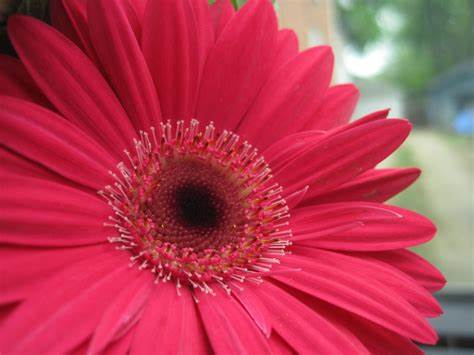
%> input picture 3.jpg, 474 x 355 px
$ octave a6.m   (GNU Octave 9; MATLAB toolbox functions it lacks are replaced by stand-ins)
%> lines starting %> are read from the running program, lines starting %| are printed output that depends on the picture
a1=imread('3.jpg');
%> a1 is the input picture: size 355x474x3 uint8; mean R, G, B 183.5, 60.9, 82.7
subplot(2,2,1);imshow(a1)
title('Input image');
a11= imresize(a1,[50,50]);
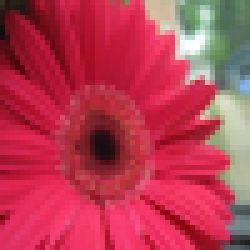
%> a11: size 50x50x3 uint8 (shown 5 times larger); mean R, G, B 183.5, 60.9, 82.6

I1= imresize(a11, [1400,2000],'nearest');
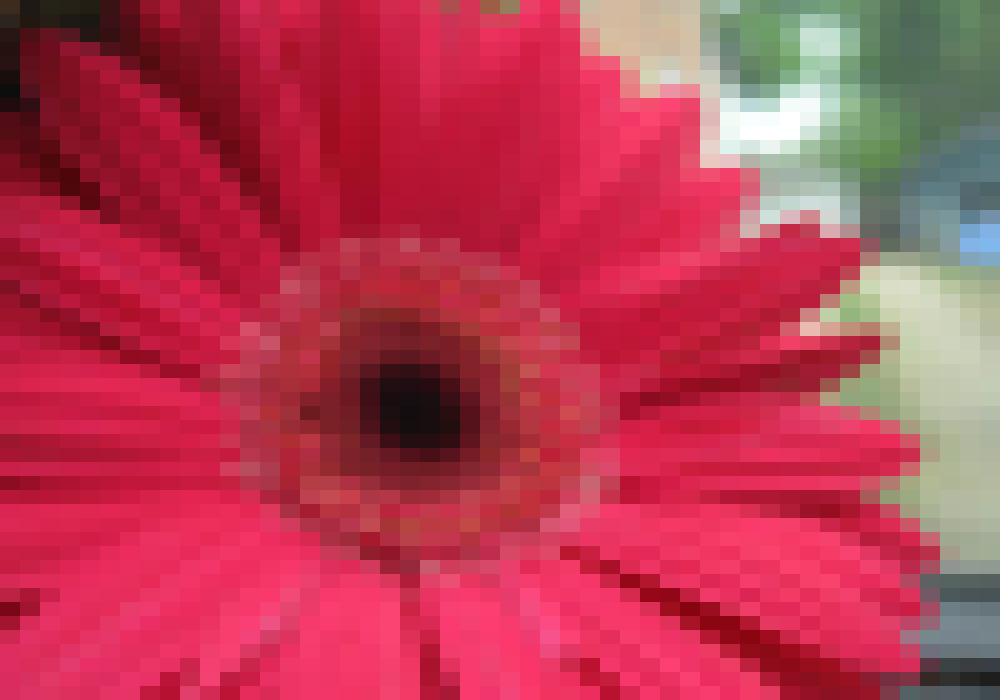
%> I1: size 1400x2000x3 uint8 (shown at 1/2 size); mean R, G, B 183.5, 60.9, 82.6
subplot(2,2,2);
imshow(I1)
title('Nearest Interpolation');
I2= imresize(a11, [1400,2000],'bilinear');
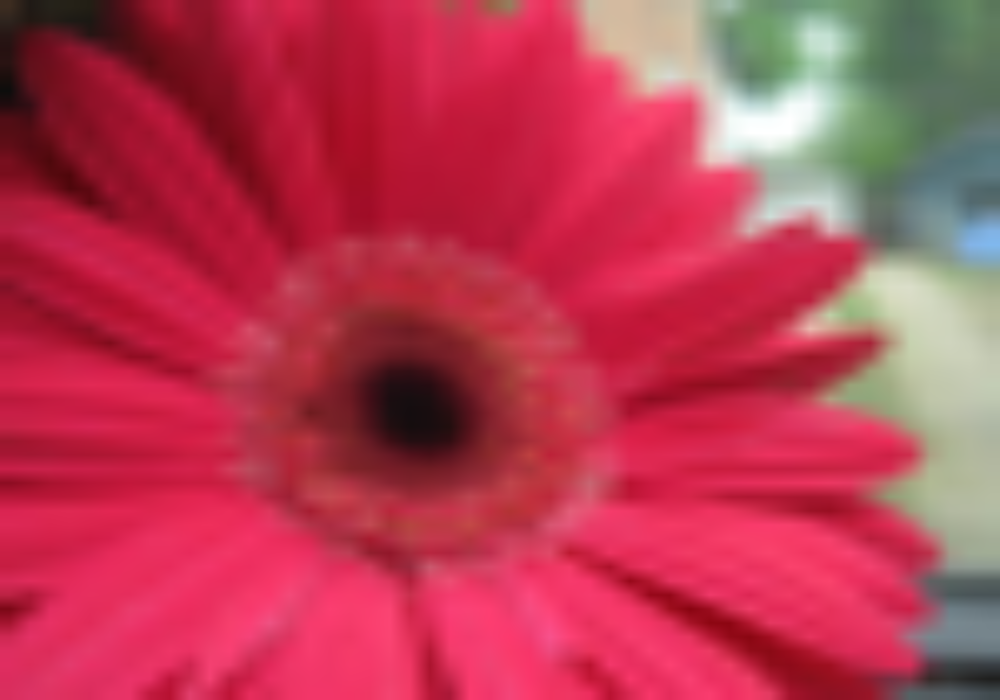
%> I2: size 1400x2000x3 uint8 (shown at 1/2 size); mean R, G, B 183.5, 60.9, 82.6; mean of the top-left, top-right, bottom-left and bottom-right quarters 80.1, 132.9, 104.5, 118.5
subplot(2,2,3);
imshow(I2)
title('Bi-Linear Interpolation');
I3= imresize(a11, [1400,2000],'bicubic');
subplot(2,2,4);
imshow(I3)
title('Bi-Cubic Interpolation');
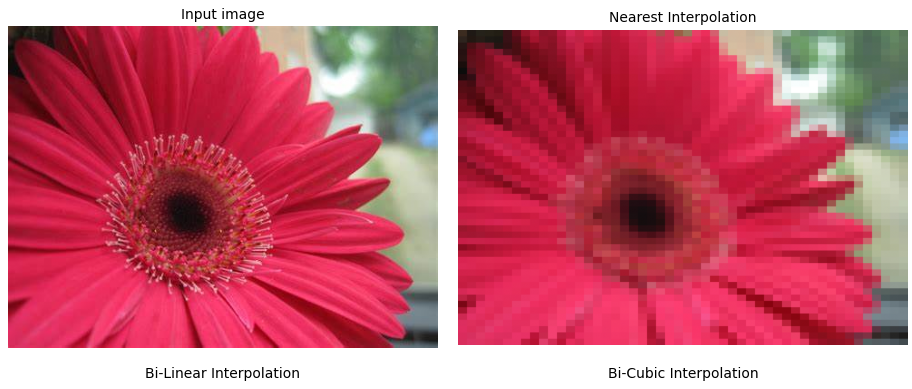
%> figure redrawn from the program's plot data, 4 panels

$ run again, with 2.jpg copied over 3.jpg
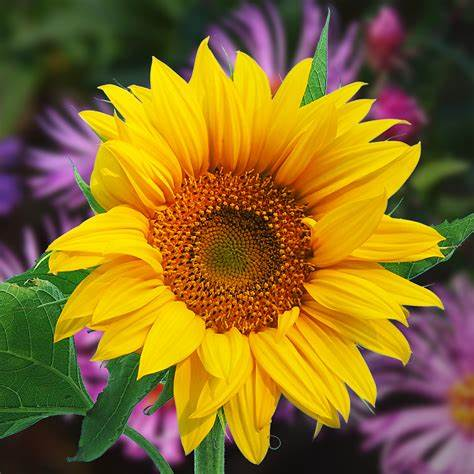
%> input picture 2.jpg, 474 x 474 px
%> a1 is the input picture: size 474x474x3 uint8; mean R, G, B 137.1, 107.9, 36.8
%> `I2= imresize(a11, [1400,2000],'bilinear');`:
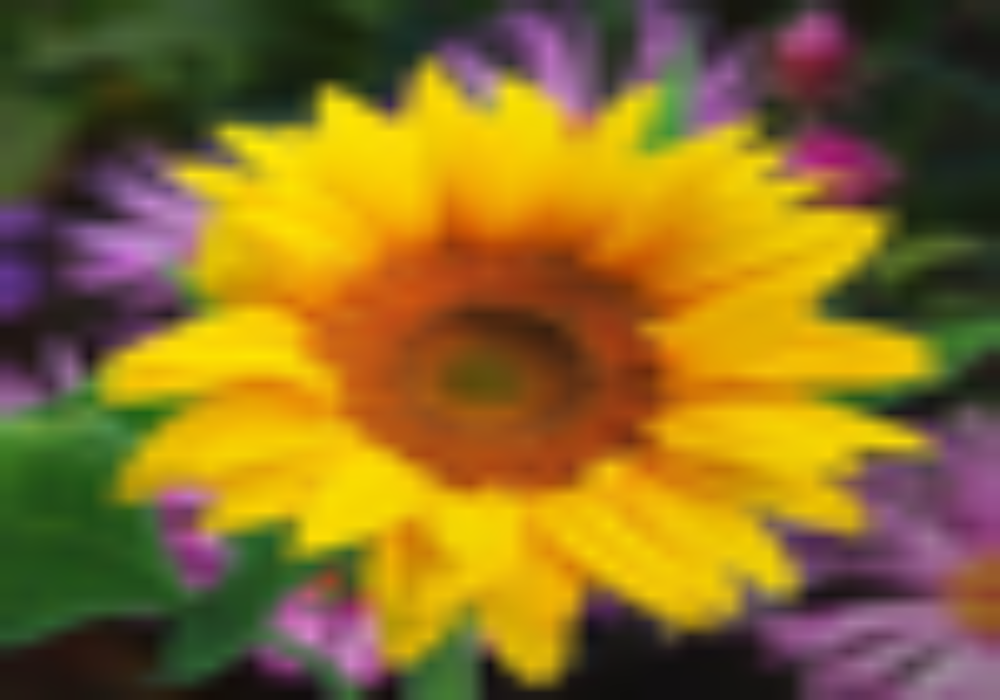
%> I2: size 1400x2000x3 uint8 (shown at 1/2 size); mean R, G, B 137.1, 107.9, 36.8; mean of the top-left, top-right, bottom-left and bottom-right quarters 90.9, 88.7, 93.8, 102.3
%> `title('Bi-Cubic Interpolation');`:
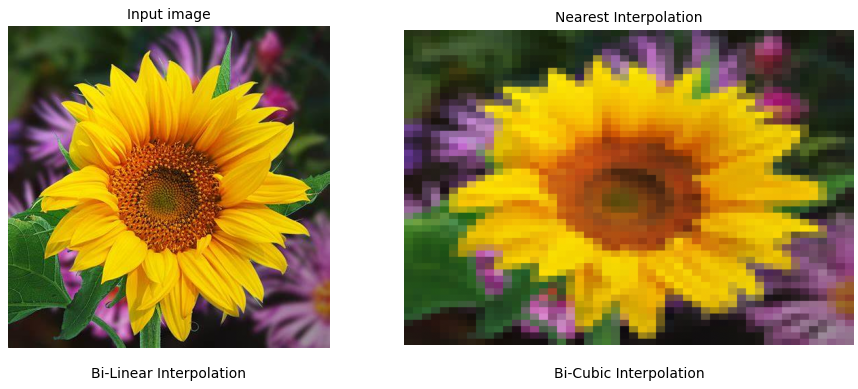
%> figure redrawn from the program's plot data, 4 panels

$ run again, with 1.png saved as 3.jpg
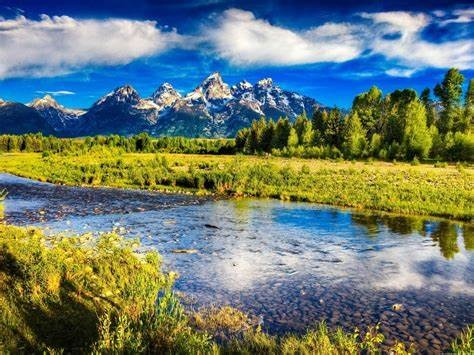
%> input picture 1.png, 474 x 355 px
%> a1 is the input picture: size 355x474x3 uint8; mean R, G, B 108.2, 123.7, 112.9
%> `I2= imresize(a11, [1400,2000],'bilinear');`:
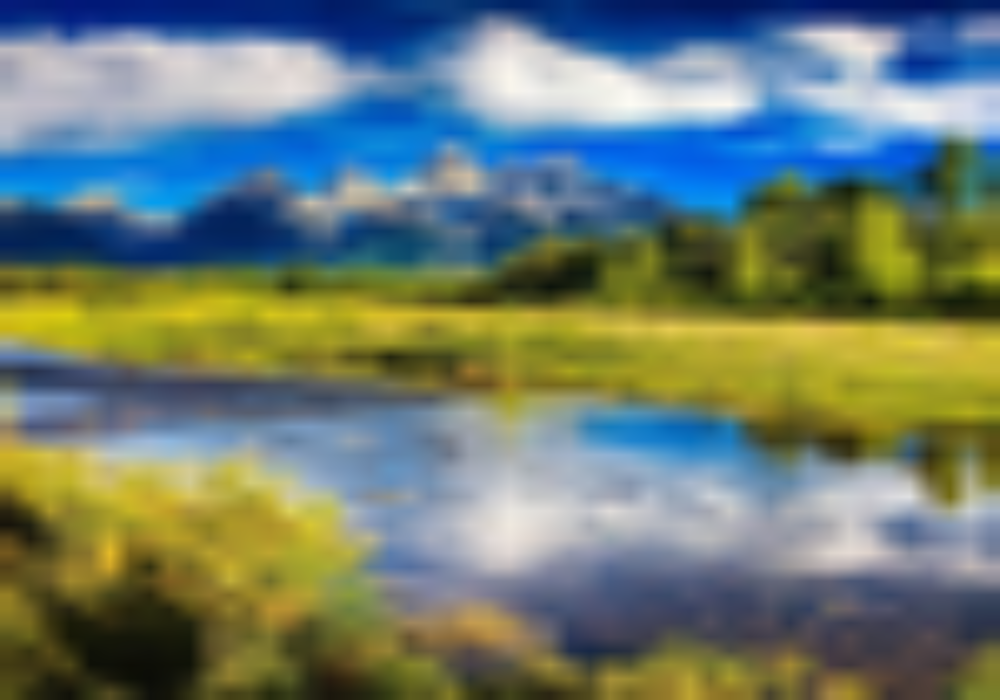
%> I2: size 1400x2000x3 uint8 (shown at 1/2 size); mean R, G, B 108.2, 123.7, 113; mean of the top-left, top-right, bottom-left and bottom-right quarters 117.6, 113.8, 107.6, 120.9
%> `title('Bi-Cubic Interpolation');`:
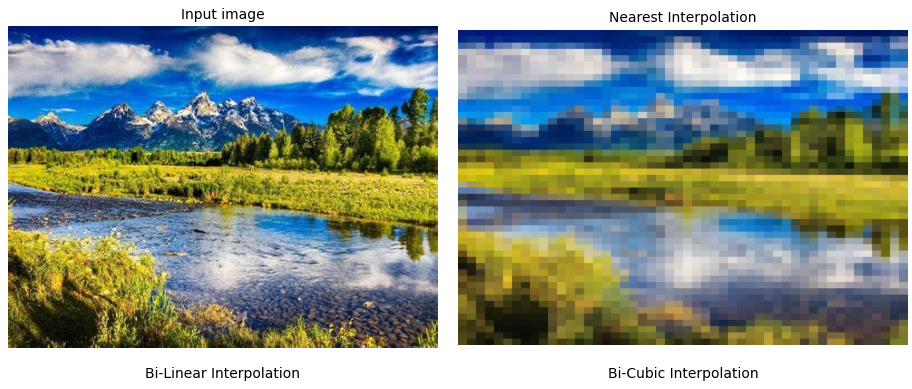
%> figure redrawn from the program's plot data, 4 panels
